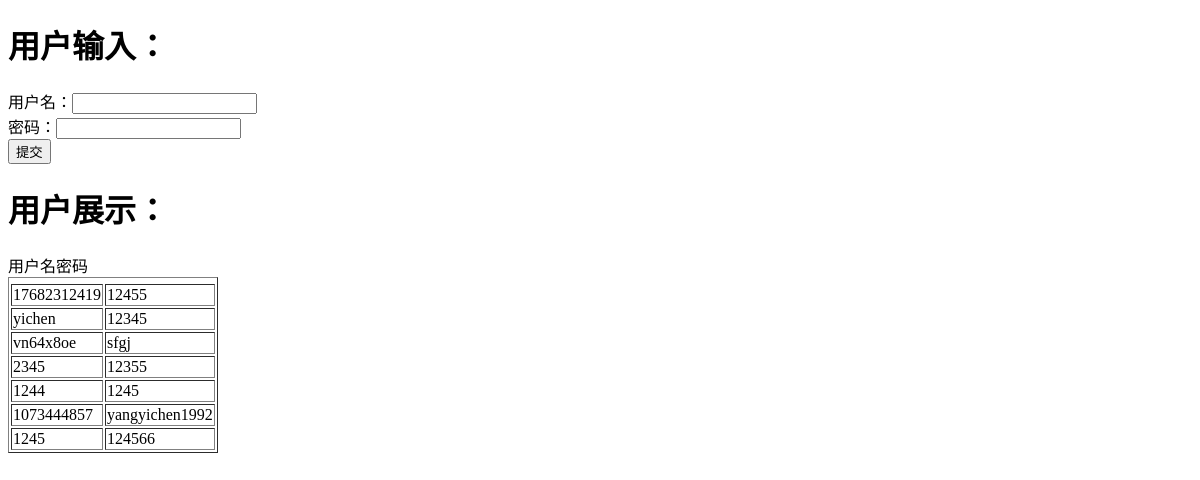
Before: /index/ with the older database file.
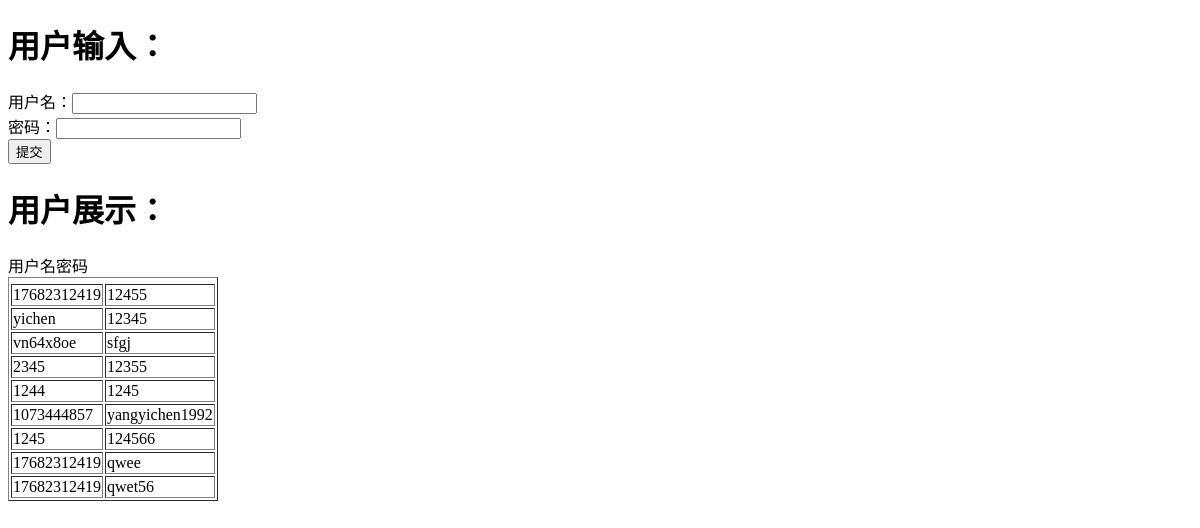
After: the same page with the newer database file.
### login/models.py (models this page shows)
class UserInfo(models.Model):
    user = models.CharField(max_length=100)
    pwd = models.CharField(max_length=32)

### login/views.py (the view)
# urls.py: path('index/',views.index,)
def index(request):
    if request.method == 'POST':
        username = request.POST.get('username')
        password = request.POST.get('password')
        models.UserInfo.objects.create(user=username, pwd=password)
    user_list = models.UserInfo.objects.all()
    return render(request, 'index.html', {'data': user_list})

### templates/index.html (shortened to what this page needs)
<!DOCTYPE html>
<html lang="en">
<head>
</head>
<body>
    <h1>用户输入：</h1>
    <form action="/index/" method="post">
        用户名：<input type="text" name="username" /><br />
        密码：<input type="password" name="password" /><br />
        <input type="submit" value="提交" />
    </form>
    <h1>用户展示：</h1>
        <table border="1">
            <thead>
            </thead>
            <tbody>
                {% for item in data %}
                <tr>
                    <td>{{ item.user }}</td>
                    <td>{{ item.pwd }}</td>
                </tr>
                {% endfor %}
            </tbody>
        </table>
</body>
</html>

Changed rows visible on the page:
added UserInfo: user "17682312419", pwd "qwee"
added UserInfo: user "17682312419", pwd "qwet56"
